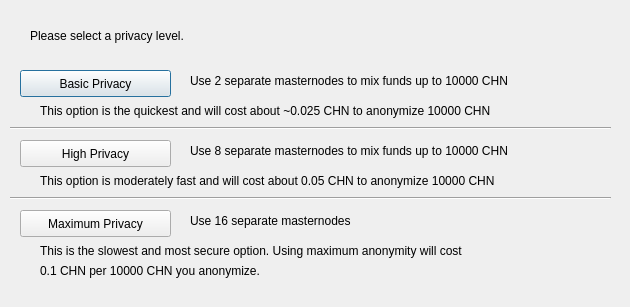
<?xml version="1.0" encoding="UTF-8"?>
<ui version="4.0">
 <class>DarksendConfig</class>
 <widget class="QDialog" name="DarksendConfig">
  <property name="geometry">
   <rect>
    <x>0</x>
    <y>0</y>
    <width>630</width>
    <height>307</height>
   </rect>
  </property>
  <property name="windowTitle">
   <string>Configure Darksend</string>
  </property>
  <widget class="QPushButton" name="buttonBasic">
   <property name="geometry">
    <rect>
     <x>20</x>
     <y>70</y>
     <width>151</width>
     <height>27</height>
    </rect>
   </property>
   <property name="text">
    <string>Basic Privacy</string>
   </property>
  </widget>
  <widget class="QPushButton" name="buttonHigh">
   <property name="geometry">
    <rect>
     <x>20</x>
     <y>140</y>
     <width>151</width>
     <height>27</height>
    </rect>
   </property>
   <property name="text">
    <string>High Privacy</string>
   </property>
  </widget>
  <widget class="QPushButton" name="buttonMax">
   <property name="geometry">
    <rect>
     <x>20</x>
     <y>210</y>
     <width>151</width>
     <height>27</height>
    </rect>
   </property>
   <property name="text">
    <string>Maximum Privacy</string>
   </property>
  </widget>
  <widget class="QLabel" name="label">
   <property name="geometry">
    <rect>
     <x>30</x>
     <y>20</y>
     <width>571</width>
     <height>31</height>
    </rect>
   </property>
   <property name="text">
    <string>Please select a privacy level.</string>
   </property>
  </widget>
  <widget class="QLabel" name="label_2">
   <property name="geometry">
    <rect>
     <x>190</x>
     <y>70</y>
     <width>421</width>
     <height>21</height>
    </rect>
   </property>
   <property name="text">
    <string>Use 2 separate masternodes to mix funds up to 10000 CHN</string>
   </property>
  </widget>
  <widget class="QLabel" name="label_3">
   <property name="geometry">
    <rect>
     <x>190</x>
     <y>140</y>
     <width>411</width>
     <height>21</height>
    </rect>
   </property>
   <property name="text">
    <string>Use 8 separate masternodes to mix funds up to 10000 CHN</string>
   </property>
  </widget>
  <widget class="QLabel" name="label_4">
   <property name="geometry">
    <rect>
     <x>190</x>
     <y>210</y>
     <width>421</width>
     <height>21</height>
    </rect>
   </property>
   <property name="text">
    <string>Use 16 separate masternodes</string>
   </property>
  </widget>
  <widget class="QLabel" name="label_6">
   <property name="geometry">
    <rect>
     <x>40</x>
     <y>100</y>
     <width>561</width>
     <height>21</height>
    </rect>
   </property>
   <property name="text">
    <string>This option is the quickest and will cost about ~0.025 CHN to anonymize 10000 CHN</string>
   </property>
  </widget>
  <widget class="QLabel" name="label_7">
   <property name="geometry">
    <rect>
     <x>40</x>
     <y>170</y>
     <width>561</width>
     <height>21</height>
    </rect>
   </property>
   <property name="text">
    <string>This option is moderately fast and will cost about 0.05 CHN to anonymize 10000 CHN</string>
   </property>
  </widget>
  <widget class="QLabel" name="label_8">
   <property name="geometry">
    <rect>
     <x>40</x>
     <y>240</y>
     <width>561</width>
     <height>21</height>
    </rect>
   </property>
   <property name="text">
    <string>This is the slowest and most secure option. Using maximum anonymity will cost</string>
   </property>
  </widget>
  <widget class="QLabel" name="label_9">
   <property name="geometry">
    <rect>
     <x>40</x>
     <y>260</y>
     <width>561</width>
     <height>21</height>
    </rect>
   </property>
   <property name="text">
    <string>0.1 CHN per 10000 CHN you anonymize.</string>
   </property>
  </widget>
  <widget class="Line" name="line">
   <property name="geometry">
    <rect>
     <x>10</x>
     <y>120</y>
     <width>601</width>
     <height>16</height>
    </rect>
   </property>
   <property name="orientation">
    <enum>Qt::Horizontal</enum>
   </property>
  </widget>
  <widget class="Line" name="line_2">
   <property name="geometry">
    <rect>
     <x>10</x>
     <y>190</y>
     <width>601</width>
     <height>16</height>
    </rect>
   </property>
   <property name="orientation">
    <enum>Qt::Horizontal</enum>
   </property>
  </widget>
 </widget>
 <resources/>
 <connections/>
</ui>
